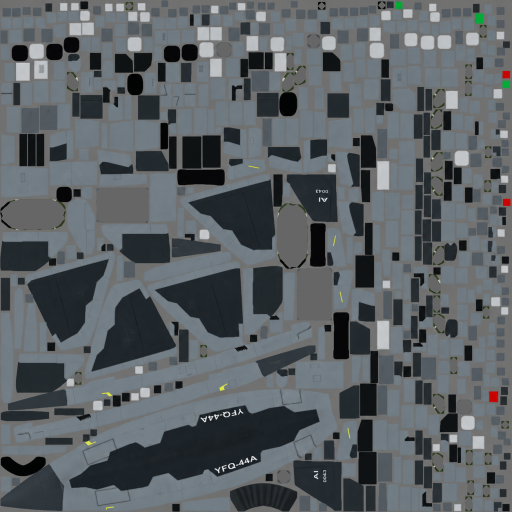
#> input picture godot/assets/models/fighter_albedo.png, 1024 x 1024 px, found by its file name (shown at 1/2 size)
$ python generate_fighter_pbr_maps.py
#> lines starting #> are read from the running program, lines starting #| are printed output that depends on the picture; after the words box and inside, x2 and y2 are one past the last pixel; in counts of white or black regions, pixels touching at a corner belong together
"""Derive the FQ-44 real-time PBR maps from its locked 1024 color atlas.

The color atlas remains the source of truth.  This script creates subtle tangent
normal detail, separate roughness and metalness maps, and an engine-ready packed
ORM map (R=ambient occlusion, G=roughness, B=metalness).
"""

from __future__ import annotations

import hashlib
import json
from pathlib import Path

import numpy as np
from PIL import Image, ImageFilter


ROOT = Path(__file__).resolve().parents[3]
SOURCE = ROOT / "public" / "models" / "fighter_albedo.png"
OUTPUTS = {
    "normal": ROOT / "public" / "models" / "fighter_normal.png",
    "roughness": ROOT / "public" / "models" / "fighter_roughness.png",
    "metalness": ROOT / "public" / "models" / "fighter_metalness.png",
    "orm": ROOT / "public" / "models" / "fighter_orm.png",
}
MANIFEST = ROOT / "assets" / "blender" / "vehicles" / "fighter_pbr_manifest.json"


def smooth(array: np.ndarray, radius: float) -> np.ndarray:
    image = Image.fromarray(np.uint8(np.clip(array, 0, 1) * 255), "L")
    return np.asarray(image.filter(ImageFilter.GaussianBlur(radius)), dtype=np.float32) / 255.0


def save_gray(path: Path, data: np.ndarray) -> None:
    Image.fromarray(np.uint8(np.clip(data, 0, 1) * 255), "L").save(path, optimize=True)


def digest(path: Path) -> str:
    return hashlib.sha256(path.read_bytes()).hexdigest()


def main() -> None:
    rgb = np.asarray(Image.open(SOURCE).convert("RGB"), dtype=np.float32) / 255.0
    if rgb.shape[:2] != (1024, 1024):
        raise ValueError(f"Expected a 1024x1024 atlas, got {rgb.shape[1]}x{rgb.shape[0]}")

    # Work in linear luminance so paint changes do not emboss the surface heavily.
    linear = np.where(rgb <= 0.04045, rgb / 12.92, ((rgb + 0.055) / 1.055) ** 2.4)
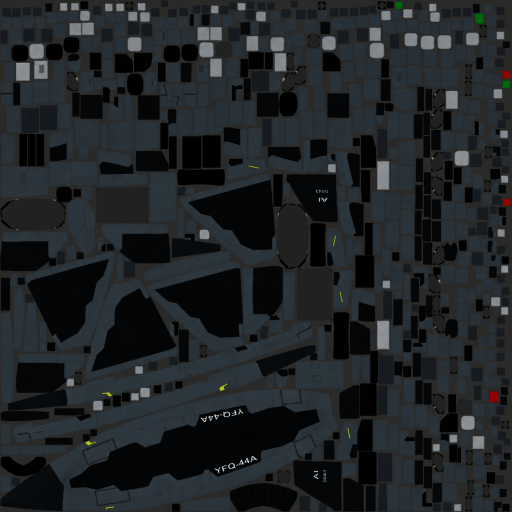
#> linear: shape (1024, 1024, 3) float32 (shown at 1/2 size); mean R, G, B 0.128, 0.143, 0.155
    luma = linear @ np.array([0.2126, 0.7152, 0.0722], dtype=np.float32)
    broad = smooth(luma, 2.2)
    fine = smooth(luma, 0.55)
    height = np.clip(0.5 + (fine - broad) * 0.34, 0.35, 0.65)
    gy, gx = np.gradient(height)
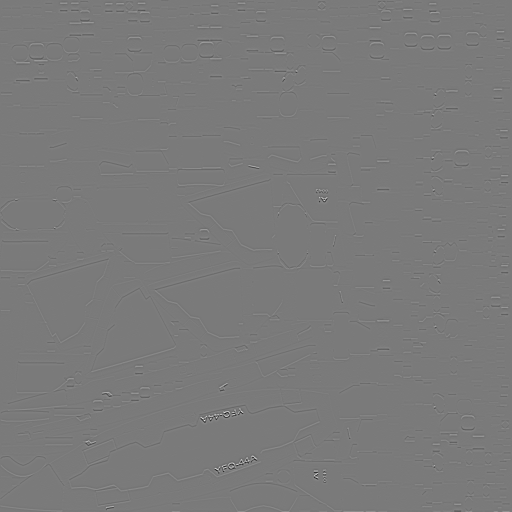
#> gy: shape (1024, 1024) float32 (shown at 1/2 size); min -0.108, max 0.117, mean 2.89e-06; drawn with min black and max white
    strength = 18.0
    nx, ny = -gx * strength, -gy * strength
    nz = np.ones_like(nx)
    length = np.sqrt(nx * nx + ny * ny + nz * nz)
    normal = np.stack((nx / length, -ny / length, nz / length), axis=-1) * 0.5 + 0.5
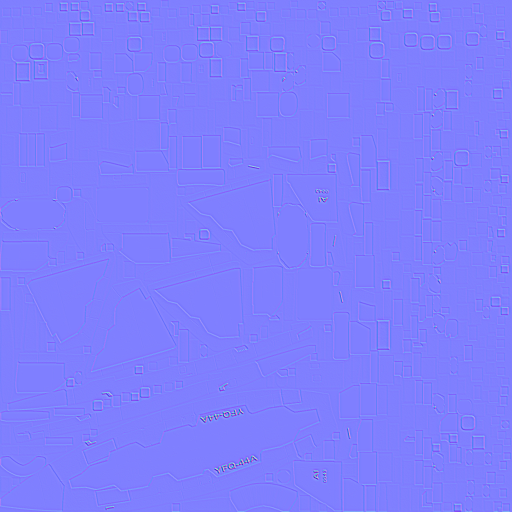
#> normal: shape (1024, 1024, 3) float32 (shown at 1/2 size); mean of channels 0, 1, 2 0.5, 0.5, 0.999; drawn as R, G, B
    Image.fromarray(np.uint8(np.clip(normal, 0, 1) * 255), "RGB").save(OUTPUTS["normal"], optimize=True)

    local_variation = np.clip(np.abs(fine - broad) * 4.5, 0, 1)
    saturation = rgb.max(axis=-1) - rgb.min(axis=-1)
    near_black = luma < 0.035
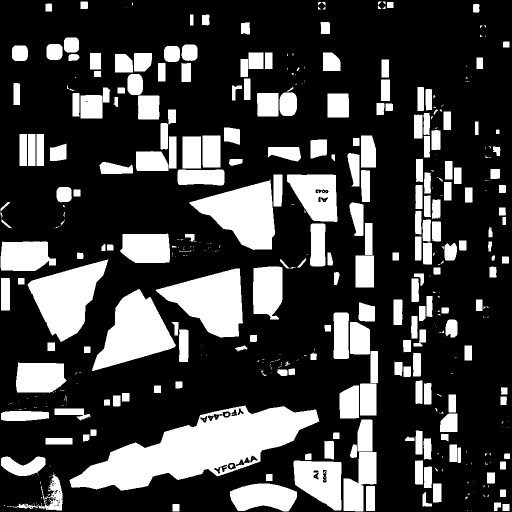
#> near_black: shape (1024, 1024) bool (shown at 1/2 size); 25.7% white; 484 white regions (253 under 20 px), largest, box (x1, y1, x2, y2) and area: (139, 811, 639, 981) 38523, (184, 578, 352, 742) 14156, (311, 537, 486, 675) 13959
    bright_detail = luma > 0.60
#> bright_detail: shape (1024, 1024) bool; 0.07% white in thin lines or dots, all inside (x1, y1, x2, y2) = (33, 126, 1012, 1019)
    roughness = np.clip(0.68 + local_variation * 0.16 - luma * 0.12, 0.42, 0.91)
    roughness = np.where(near_black, 0.36, roughness)
    roughness = np.where(bright_detail, np.minimum(roughness, 0.52), roughness)
    save_gray(OUTPUTS["roughness"], roughness)

    gray_metal = (saturation < 0.14) & (luma > 0.045)
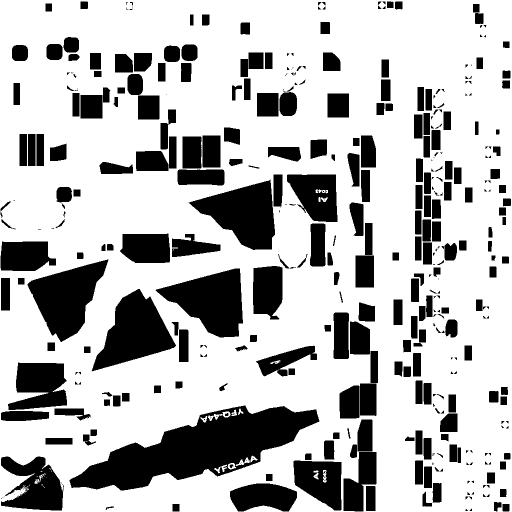
#> gray_metal: shape (1024, 1024) bool (shown at 1/2 size); 72.4% white; 408 black regions (129 under 20 px), largest, box (x1, y1, x2, y2) and area: (139, 811, 639, 981) 38728, (183, 578, 352, 743) 14225, (311, 537, 486, 675) 14034
    metalness = np.where(gray_metal, 0.72, 0.08)
    metalness = np.where(bright_detail & (saturation < 0.08), 0.48, metalness)
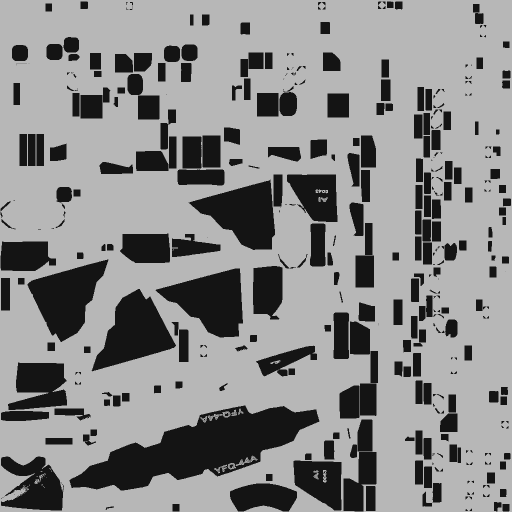
#> metalness: shape (1024, 1024) float64 (shown at 1/2 size); min 0.08, max 0.72, mean 0.543
    metalness = np.where(near_black, 0.06, metalness)
    save_gray(OUTPUTS["metalness"], metalness)

    orm = np.stack((np.ones_like(roughness), roughness, metalness), axis=-1)
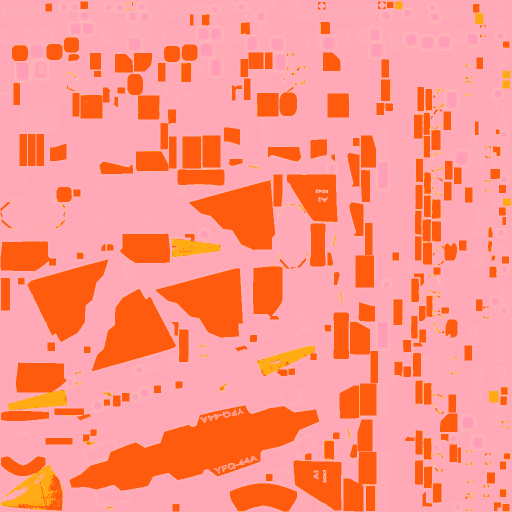
#> orm: shape (1024, 1024, 3) float64 (shown at 1/2 size); mean of channels 0, 1, 2 1, 0.587, 0.538; drawn as R, G, B
    Image.fromarray(np.uint8(np.clip(orm, 0, 1) * 255), "RGB").save(OUTPUTS["orm"], optimize=True)

    manifest = {
        "asset": "FQ-44 Fury",
        "source": str(SOURCE.relative_to(ROOT)).replace("\\", "/"),
        "resolution": [1024, 1024],
        "maps": {
            name: {
                "path": str(path.relative_to(ROOT)).replace("\\", "/"),
                "sha256": digest(path),
                "color_space": "non-color",
            }
            for name, path in OUTPUTS.items()
        },
        "orm_channels": {"r": "ambient_occlusion", "g": "roughness", "b": "metalness"},
        "normal_convention": "OpenGL +Y",
        "method": "Deterministic local-frequency derivation from the locked FQ-44 color atlas.",
    }
    MANIFEST.write_text(json.dumps(manifest, indent=2) + "\n", encoding="utf-8")


if __name__ == "__main__":
    main()
